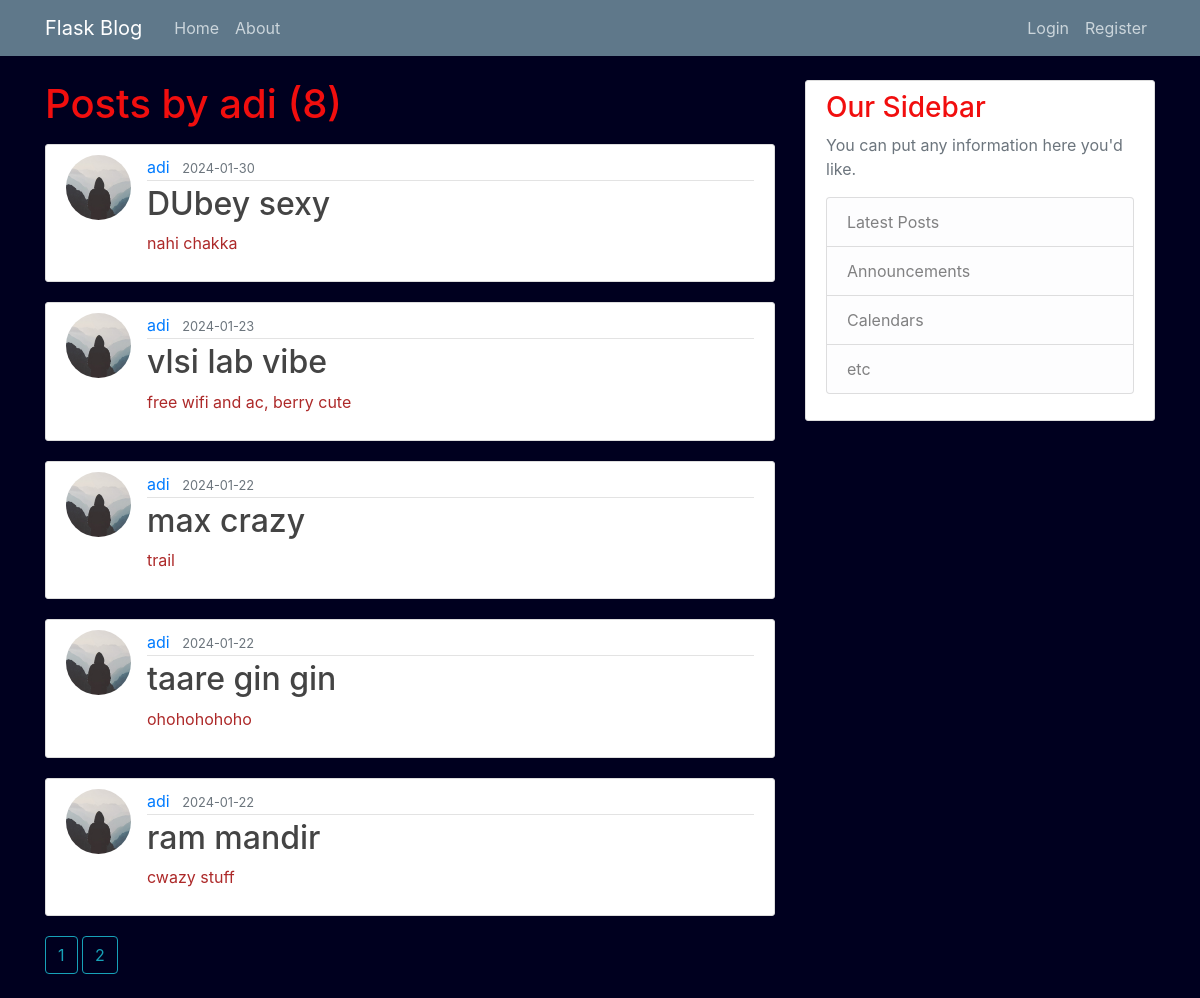
/user/adi, run on the app's committed database.
### flaskblog/models.py (models this page shows, shortened)
class User(db.Model, UserMixin):
    id = db.Column(db.Integer, primary_key= True)
    username = db.Column(db.String(20), unique = True, nullable = False)
    email = db.Column(db.String(120), unique = True, nullable = False)
    image_file = db.Column(db.String(20), nullable = False, default = 'default.jpg')
    password = db.Column(db.String(60), nullable=False)
    posts = db.relationship('Post', backref='author', lazy=True)

class Post(db.Model):
    id = db.Column(db.Integer, primary_key=True)
    title = db.Column(db.String(100), nullable=False)
    date_posted = db.Column(db.DateTime, nullable=False, default=datetime.utcnow)
    content = db.Column(db.Text, nullable=False)
    user_id = db.Column(db.Integer, db.ForeignKey('user.id'), nullable=False)

### flaskblog/routes.py (the view)
@app.route("/user/<string:username>")
def user_posts(username):
    page = request.args.get('page', 1, type=int)
    user = User.query.filter_by(username=username).first_or_404()
    posts = Post.query.filter_by(author=user)\
        .order_by(Post.date_posted.desc())\
        .paginate(page=page, per_page=5)
    return render_template('user_posts.html', posts=posts, user=user)

### flaskblog/templates/user_posts.html
{% extends "layout.html" %}
{% block content %}
    <h1 class="mb-3">Posts by {{ user.username }} ({{ posts.total }})</h1>
    {% for post in posts.items %}
    <article class="media content-section">
        <img class="rounded-circle article-img" src="{{ url_for('static', filename= 'profie_pics/' + post.author.image_file) }}">
        <div class="media-body">
          <div class="article-metadata">
            <a class="mr-2" href="{{ url_for('user_posts', username=post.author.username) }}">{{ post.author.username }}</a>
            <small class="text-muted">{{ post.date_posted.strftime('%Y-%m-%d') }}</small>
          </div>
          <h2><a class="article-title" href="{{ url_for('post', post_id=post.id) }}">{{ post.title }}</a></h2>
          <p class="article-content">{{ post.content }}</p>
        </div>
    </article>
    {% endfor %}
    {% for page_num in posts.iter_pages(left_edge=1, right_edge=1, left_current=1, right_current=2) %}
      {% if page_num %}
        {% if posts.page == page_num %}
          <a class="btn btn-outline-info mb-4" href="{{ url_for('user_posts', username=user.username, page=page_num) }}">{{ page_num }}</a>
        {% else %}
          <a class="btn btn-outline-info mb-4" href="{{ url_for('user_posts', username=user.username, page=page_num) }}">{{ page_num }}</a>
        {% endif %}
      {% else %}
        ...
      {% endif %}
    {% endfor %}
{% endblock content %}

### flaskblog/static/main.css (style rules this page uses)
body { background: #00001f; color: #ad2929; margin-top: 5rem; }
h1, h2, h3, h4, h5, h6 { color: #f10e0e; }
.content-section { background: #ffffff; padding: 10px 20px; border: 1px solid #dddddd; border-radius: 3px; margin-bottom: 20px; }
.article-title { color: #444444; }
.article-content { white-space: pre-line; }
.article-img { height: 65px; width: 65px; margin-right: 16px; }
.article-metadata { padding-bottom: 1px; margin-bottom: 4px; border-bottom: 1px solid #e3e3e3 }

### data on the page
User: username "adi"
Post: image_file (placeholder picture), author.username "adi", date_posted "2024-01-30", title "DUbey sexy", content "nahi chakka"
Post: image_file (placeholder picture), author.username "adi", date_posted "2024-01-23", title "vlsi lab vibe", content "free wifi and ac, berry cute"
Post: image_file (placeholder picture), author.username "adi", date_posted "2024-01-22", title "max crazy", content "trail"
Post: image_file (placeholder picture), author.username "adi", date_posted "2024-01-22", title "taare gin gin", content "ohohohohoho"
Post: image_file (placeholder picture), author.username "adi", date_posted "2024-01-22", title "ram mandir", content "cwazy stuff"

### other printed values
{{ posts.total }} "8"
{{ page_num }} "1"
{{ page_num }} "2"
